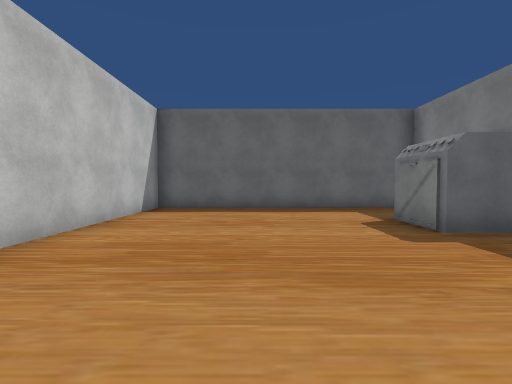
View 1 (above)

24 first-person views from a walk through a scene from a Unity 3-D project. The camera is 1.4 m above the floor, tilts 2° down and sees 85° across. The floor is counted in squares, 1.8 m on a side. Each view is taken from the middle of a square. On the plan, view 1 faces up. The plan holds only what a view shows up to about 10 squares ahead; the rest is blank. The place goes on beyond the plan. The player character is not drawn. Some surface patterns are stand-ins.

View 2
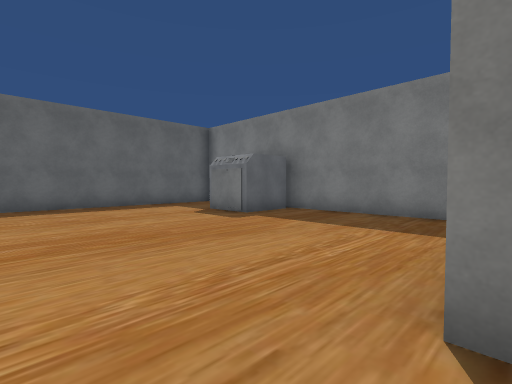

View 3
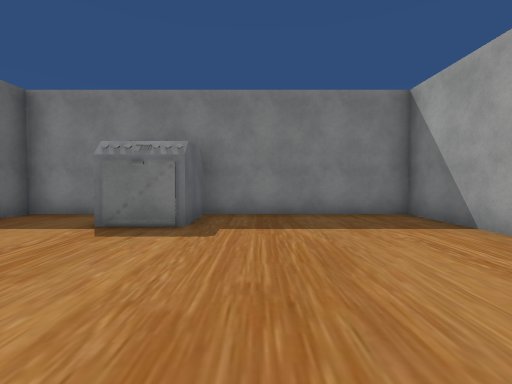

View 4
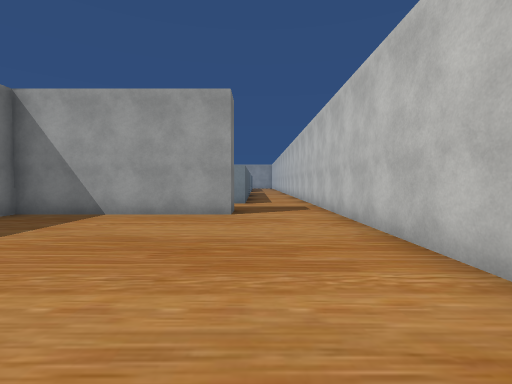

View 5
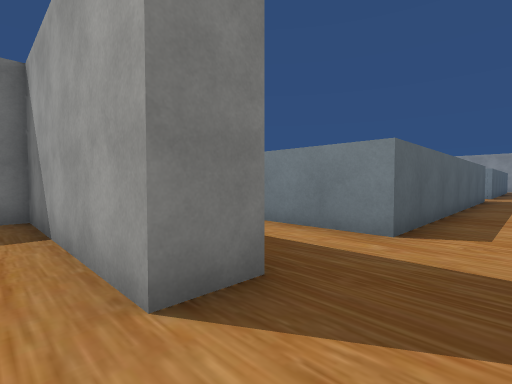

View 6
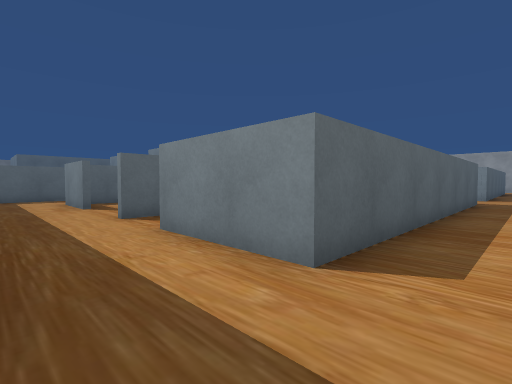

View 7
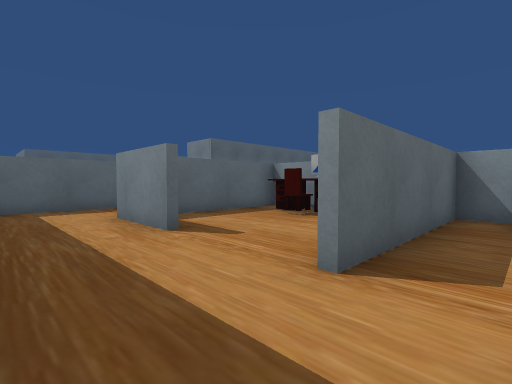

View 8
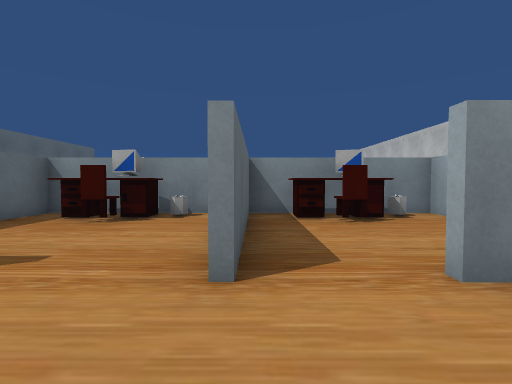

View 9
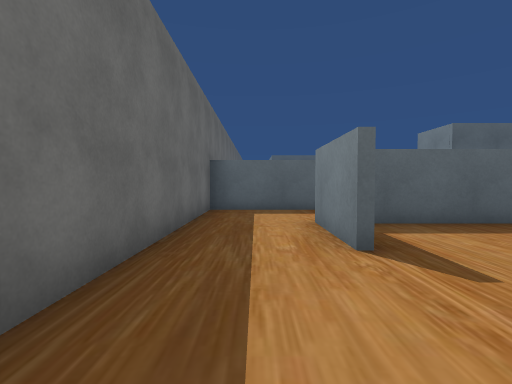

View 10
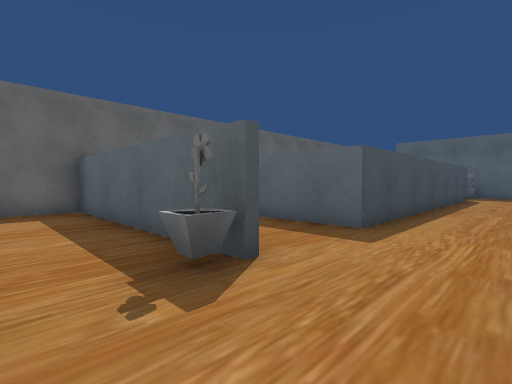

View 11
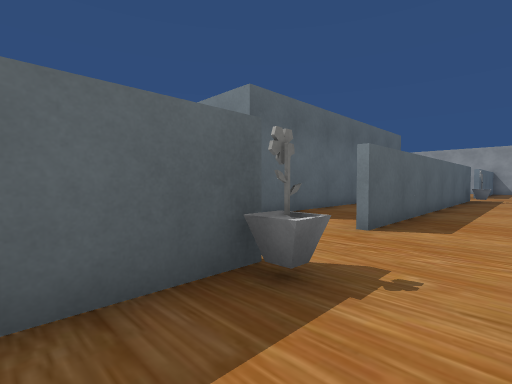

View 12
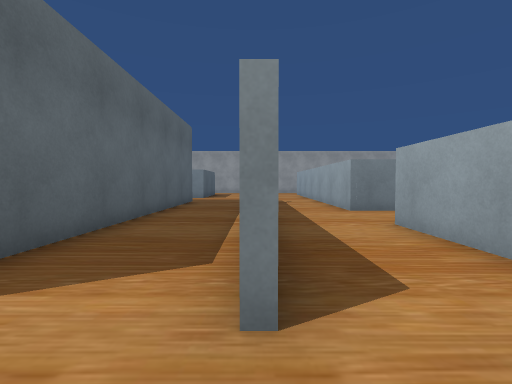

View 13
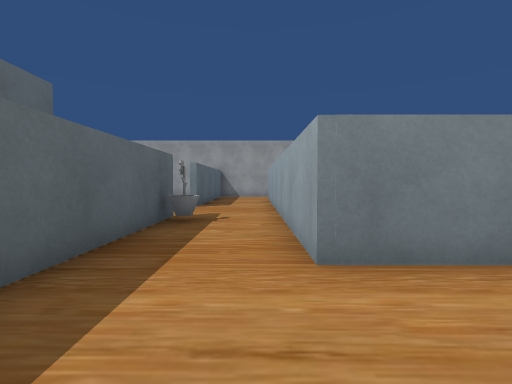

View 14
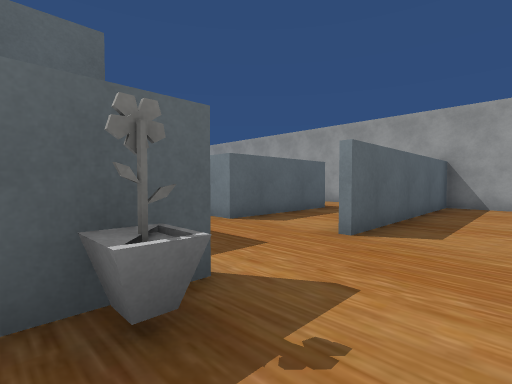

View 15
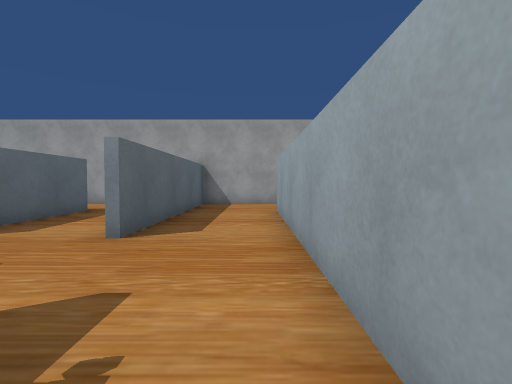

View 16
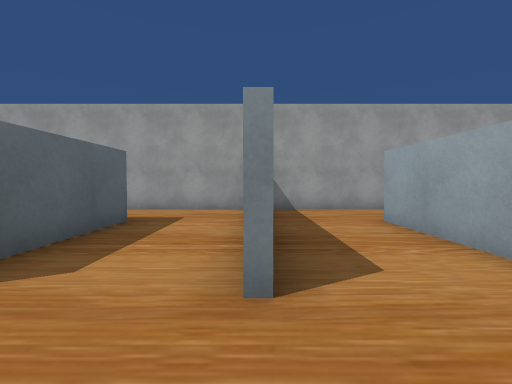

View 17
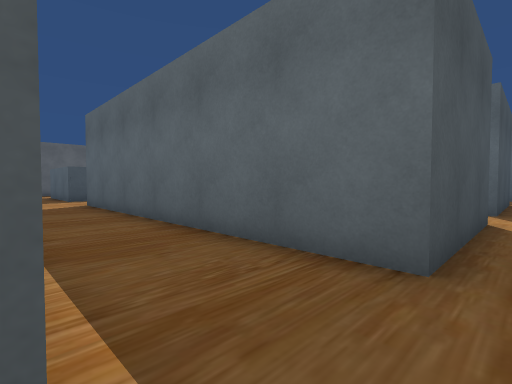

View 18
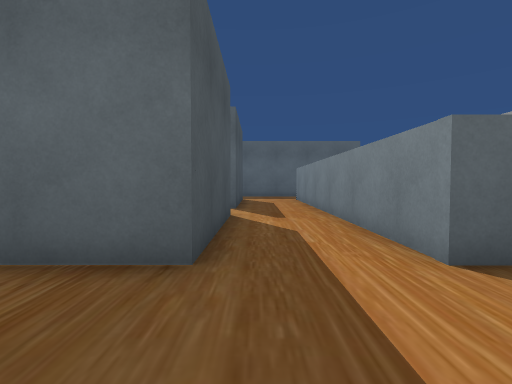

View 19
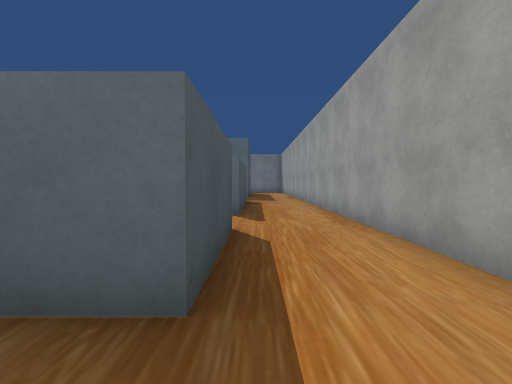

View 20
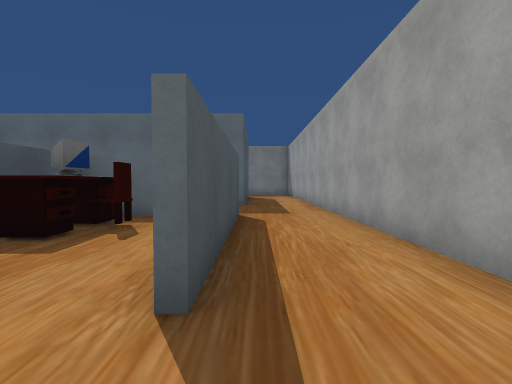

View 21
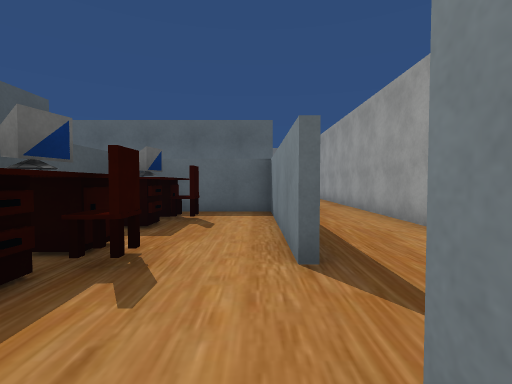

View 22
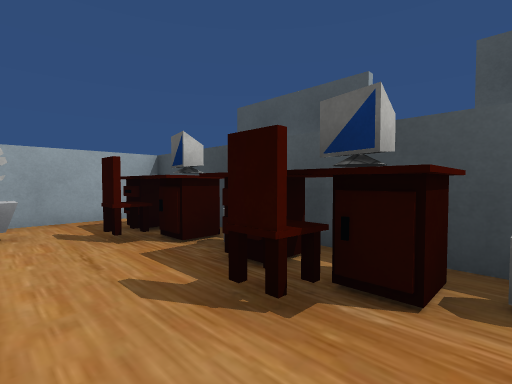

View 23
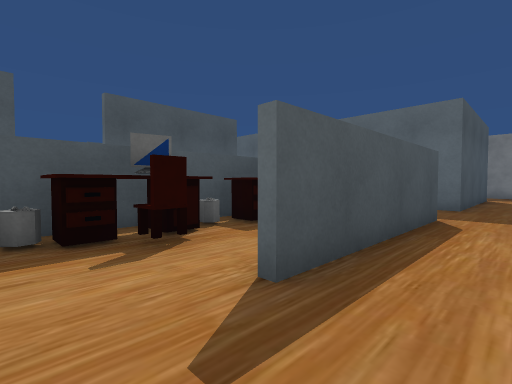

View 24
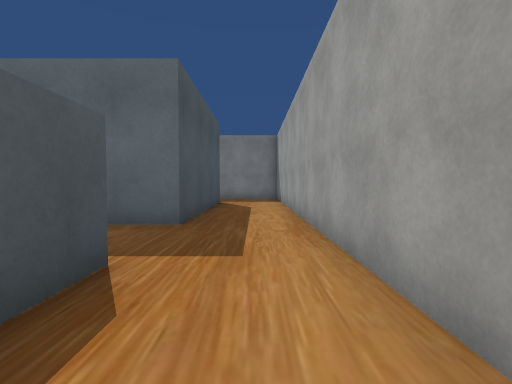

### Floor plan
Key: @ floor where view 1 was taken; # wall or solid block; . floor; C chair; E desk; O other object.
Columns run from 3 left of view 1 to 32 right of it. Each row starts with its distance up from view 1.
  9 #########
  8 #.......#
  7 #.......#
  6 #.......#
  5 #.....OO#
  4 #.......#
  3 #.......#
  2 #.......#
  1 #.......#
  0 #..@....#
 -1 #..#############
 -2 #..............#
 -3 #..............#
 -4 #.####.....##..#
 -5  .#  ..#....#..#  #
 -6  .# ...#....#..# .#
 -7  .#....#....#..#..#
 -8  .#.OCE#.OCE#.O...########
 -9  .###########.............
-10  .#          ..........
-11  .#          ..#..#
-12   #         #..#..#
-13   #         #..#..#
-14   #         #..#..#
-15             ...#..#
-16            ....#..#
-17            ##..#..#
-18             #..#..#
-19             #..#..#
-20             #.O#..# ##..####
-21             #.............
-22             #.............
-23             #..#..##########
-24              ..#..#ECEEEOECE
-25              ..#..#........#  #
-26              ..#..#O.......#..#
-27             ...#..###..#####....####
-28             ...#....................
-29            #########################

Positions as (right, up) in squares from view 1, and headings:
1: (0, 0), facing up
2: (-2, -1), facing up-right
3: (-2, 3), facing right
4: (-1, 6), facing down
5: (-2, 0), facing down-right
6: (-2, -2), facing down-right
7: (3, -2), facing down-right
8: (4, -2), facing down
9: (4, -3), facing right
10: (10, -10), facing up-right
11: (10, -6), facing down-right
12: (12, -9), facing down
13: (10, -14), facing down
14: (10, -19), facing down-right
15: (10, -19), facing down
16: (12, -21), facing down
17: (12, -21), facing up-right
18: (12, -21), facing right
19: (13, -27), facing right
20: (18, -27), facing right
21: (17, -26), facing right
22: (21, -26), facing up-left
23: (18, -28), facing up-right
24: (22, -28), facing right
